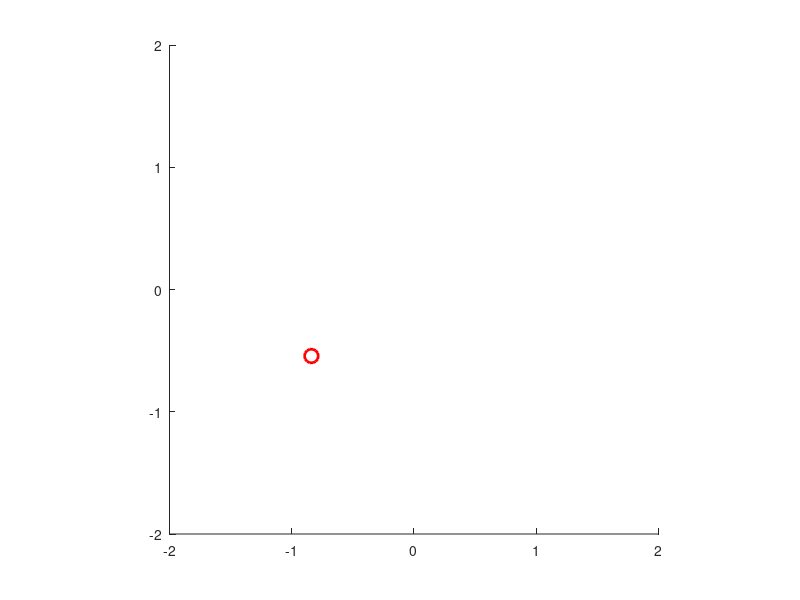

The MATLAB source for this figure:
set(gca, 'XLim', [-2, 2], 'YLim', [-2, 2], ...
         'SortMethod', 'childorder', 'Visible', 'on');
cla;
axis square;

% 1. Define initial position FIRST
x = 0;
y = 0;

% 2. Create the ball
ball = line('Color', 'r', 'Marker', 'o', 'MarkerSize', 10, ...
            'LineWidth', 2, 'XData', [], 'YData', []);

% 3. Animation loop
for t = 0:0.01:10
    x = cos(t);   % whatever your motion equation is
    y = sin(t);

    set(ball, 'XData', x, 'YData', y);
    drawnow;
    pause(0.01);
end
